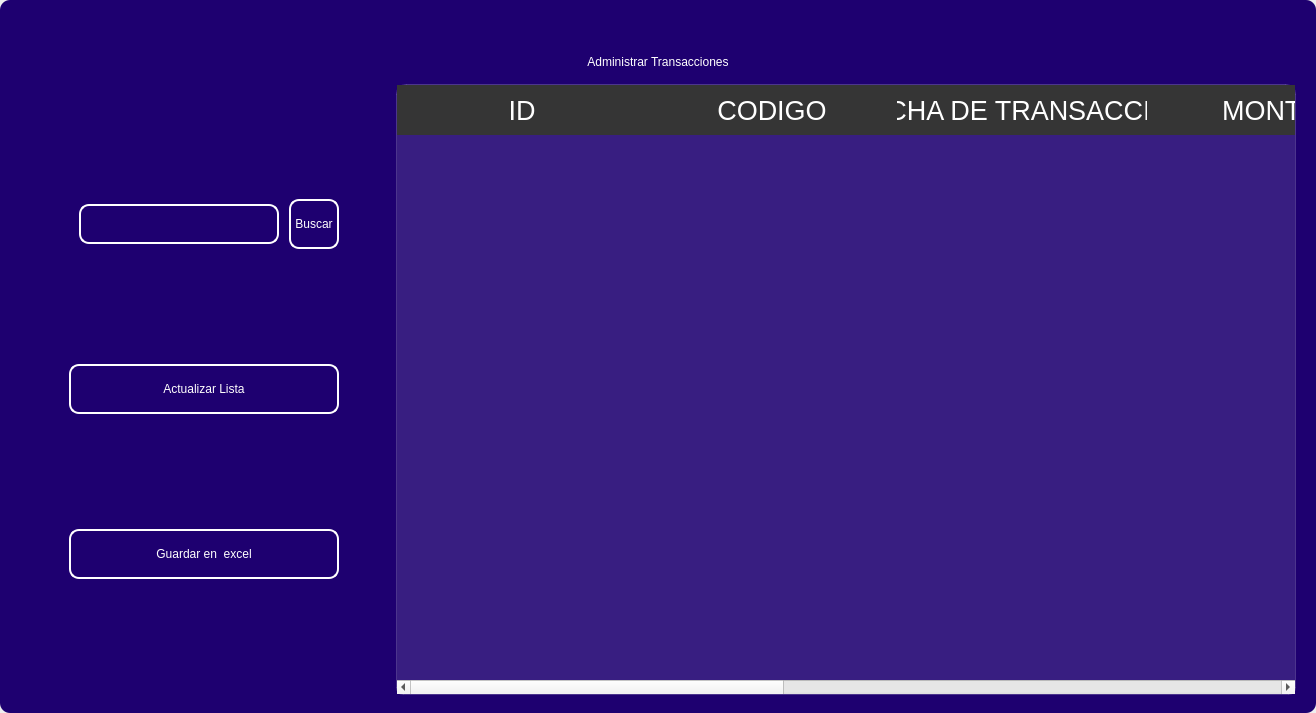
<?xml version="1.0" encoding="UTF-8"?>
<ui version="4.0">
 <class>MainWindow</class>
 <widget class="QMainWindow" name="MainWindow">
  <property name="geometry">
   <rect>
    <x>0</x>
    <y>0</y>
    <width>1316</width>
    <height>713</height>
   </rect>
  </property>
  <property name="windowTitle">
   <string>MainWindow</string>
  </property>
  <property name="styleSheet">
   <string notr="true"/>
  </property>
  <widget class="QWidget" name="centralwidget">
   <property name="styleSheet">
    <string notr="true"/>
   </property>
   <layout class="QVBoxLayout" name="verticalLayout">
    <property name="spacing">
     <number>0</number>
    </property>
    <property name="leftMargin">
     <number>0</number>
    </property>
    <property name="topMargin">
     <number>0</number>
    </property>
    <property name="rightMargin">
     <number>0</number>
    </property>
    <property name="bottomMargin">
     <number>0</number>
    </property>
    <item>
     <widget class="QFrame" name="frame">
      <property name="enabled">
       <bool>true</bool>
      </property>
      <property name="styleSheet">
       <string notr="true">
QFrame {
border-radius:10px;
background-color:#1E0070;
 }
</string>
      </property>
      <property name="frameShape">
       <enum>QFrame::StyledPanel</enum>
      </property>
      <property name="frameShadow">
       <enum>QFrame::Raised</enum>
      </property>
      <layout class="QVBoxLayout" name="verticalLayout_2">
       <item>
        <widget class="QFrame" name="frame_superior">
         <property name="minimumSize">
          <size>
           <width>0</width>
           <height>40</height>
          </size>
         </property>
         <property name="maximumSize">
          <size>
           <width>16777215</width>
           <height>40</height>
          </size>
         </property>
         <property name="styleSheet">
          <string notr="true">QPushButton{
border-radius:18px;
}

QPushButton:hover{
	background-color: rgb(0, 0, 0);
}
</string>
         </property>
         <property name="frameShape">
          <enum>QFrame::StyledPanel</enum>
         </property>
         <property name="frameShadow">
          <enum>QFrame::Raised</enum>
         </property>
         <layout class="QHBoxLayout" name="horizontalLayout_3">
          <property name="spacing">
           <number>4</number>
          </property>
          <property name="leftMargin">
           <number>0</number>
          </property>
          <property name="topMargin">
           <number>0</number>
          </property>
          <property name="rightMargin">
           <number>0</number>
          </property>
          <property name="bottomMargin">
           <number>0</number>
          </property>
          <item>
           <widget class="QPushButton" name="btn_icon">
            <property name="text">
             <string/>
            </property>
            <property name="iconSize">
             <size>
              <width>40</width>
              <height>40</height>
             </size>
            </property>
           </widget>
          </item>
          <item>
           <spacer name="horizontalSpacer_2">
            <property name="orientation">
             <enum>Qt::Horizontal</enum>
            </property>
            <property name="sizeHint" stdset="0">
             <size>
              <width>443</width>
              <height>20</height>
             </size>
            </property>
           </spacer>
          </item>
          <item>
           <widget class="QPushButton" name="btn_exit">
            <property name="minimumSize">
             <size>
              <width>38</width>
              <height>38</height>
             </size>
            </property>
            <property name="maximumSize">
             <size>
              <width>38</width>
              <height>38</height>
             </size>
            </property>
            <property name="cursor">
             <cursorShape>PointingHandCursor</cursorShape>
            </property>
            <property name="text">
             <string/>
            </property>
            <property name="iconSize">
             <size>
              <width>35</width>
              <height>35</height>
             </size>
            </property>
           </widget>
          </item>
          <item>
           <widget class="QPushButton" name="bt_minimizar">
            <property name="minimumSize">
             <size>
              <width>38</width>
              <height>38</height>
             </size>
            </property>
            <property name="maximumSize">
             <size>
              <width>38</width>
              <height>38</height>
             </size>
            </property>
            <property name="cursor">
             <cursorShape>PointingHandCursor</cursorShape>
            </property>
            <property name="text">
             <string/>
            </property>
            <property name="icon">
             <iconset>
              <normaloff>image/minus.svg</normaloff>image/minus.svg</iconset>
            </property>
            <property name="iconSize">
             <size>
              <width>38</width>
              <height>38</height>
             </size>
            </property>
           </widget>
          </item>
          <item>
           <widget class="QPushButton" name="bt_maximizar">
            <property name="minimumSize">
             <size>
              <width>38</width>
              <height>38</height>
             </size>
            </property>
            <property name="maximumSize">
             <size>
              <width>38</width>
              <height>38</height>
             </size>
            </property>
            <property name="cursor">
             <cursorShape>PointingHandCursor</cursorShape>
            </property>
            <property name="text">
             <string/>
            </property>
            <property name="icon">
             <iconset>
              <normaloff>image/chevron-up.svg</normaloff>image/chevron-up.svg</iconset>
            </property>
            <property name="iconSize">
             <size>
              <width>38</width>
              <height>38</height>
             </size>
            </property>
           </widget>
          </item>
          <item>
           <widget class="QPushButton" name="bt_restaurar">
            <property name="minimumSize">
             <size>
              <width>38</width>
              <height>38</height>
             </size>
            </property>
            <property name="maximumSize">
             <size>
              <width>38</width>
              <height>38</height>
             </size>
            </property>
            <property name="cursor">
             <cursorShape>PointingHandCursor</cursorShape>
            </property>
            <property name="text">
             <string/>
            </property>
            <property name="icon">
             <iconset>
              <normaloff>image/chevron-down.svg</normaloff>image/chevron-down.svg</iconset>
            </property>
            <property name="iconSize">
             <size>
              <width>38</width>
              <height>38</height>
             </size>
            </property>
           </widget>
          </item>
          <item>
           <widget class="QPushButton" name="bt_cerrar">
            <property name="minimumSize">
             <size>
              <width>38</width>
              <height>38</height>
             </size>
            </property>
            <property name="maximumSize">
             <size>
              <width>38</width>
              <height>38</height>
             </size>
            </property>
            <property name="cursor">
             <cursorShape>PointingHandCursor</cursorShape>
            </property>
            <property name="text">
             <string/>
            </property>
            <property name="icon">
             <iconset>
              <normaloff>image/x.svg</normaloff>image/x.svg</iconset>
            </property>
            <property name="iconSize">
             <size>
              <width>38</width>
              <height>38</height>
             </size>
            </property>
           </widget>
          </item>
         </layout>
        </widget>
       </item>
       <item>
        <widget class="QLabel" name="label">
         <property name="styleSheet">
          <string notr="true">font: 30pt &quot;MS Shell Dlg 2&quot;;
color: rgb(255, 255, 255);</string>
         </property>
         <property name="text">
          <string>Administrar Transacciones</string>
         </property>
         <property name="alignment">
          <set>Qt::AlignCenter</set>
         </property>
        </widget>
       </item>
       <item>
        <widget class="QFrame" name="frame_3">
         <property name="minimumSize">
          <size>
           <width>0</width>
           <height>0</height>
          </size>
         </property>
         <property name="frameShape">
          <enum>QFrame::StyledPanel</enum>
         </property>
         <property name="frameShadow">
          <enum>QFrame::Raised</enum>
         </property>
         <layout class="QHBoxLayout" name="horizontalLayout_4">
          <property name="leftMargin">
           <number>9</number>
          </property>
          <property name="topMargin">
           <number>9</number>
          </property>
          <property name="rightMargin">
           <number>9</number>
          </property>
          <item>
           <layout class="QVBoxLayout" name="verticalLayout_4">
            <property name="spacing">
             <number>50</number>
            </property>
            <property name="sizeConstraint">
             <enum>QLayout::SetDefaultConstraint</enum>
            </property>
            <property name="leftMargin">
             <number>50</number>
            </property>
            <property name="topMargin">
             <number>50</number>
            </property>
            <property name="rightMargin">
             <number>50</number>
            </property>
            <property name="bottomMargin">
             <number>50</number>
            </property>
            <item>
             <layout class="QHBoxLayout" name="horizontalLayout">
              <property name="spacing">
               <number>10</number>
              </property>
              <property name="leftMargin">
               <number>10</number>
              </property>
              <property name="topMargin">
               <number>0</number>
              </property>
              <property name="bottomMargin">
               <number>0</number>
              </property>
              <item>
               <widget class="QLineEdit" name="searchtxt">
                <property name="minimumSize">
                 <size>
                  <width>200</width>
                  <height>25</height>
                 </size>
                </property>
                <property name="maximumSize">
                 <size>
                  <width>150</width>
                  <height>40</height>
                 </size>
                </property>
                <property name="styleSheet">
                 <string notr="true">QLabel {
	color: rgb(255, 255, 254);
	font: 12pt &quot;Arial&quot;;
	background-color: rgba(0, 0, 0,0);
}

QTextEdit{
background-color: rgba(0, 0, 0,0);
border-radius:10px; 
font: 12pt &quot;Arial&quot;;
color: rgb(255, 255, 254);
border: 2px solid  rgb(255, 255, 255);

}

QTextEdit:hover{
background-color: rgba(0, 0, 0,0);
border-radius:10px; 
font: 12pt &quot;Arial&quot;;
border: 2px solid  rgb(120, 0, 171);
}

QTextEdit:focus{
background-color: rgb(0, 0, 0);
border-radius:10px; 
font: 12pt &quot;Arial&quot;;
border: 2px solid rgb(120, 0, 171);
}

QLineEdit{
background-color: rgba(0, 0, 0,0);
border-radius:10px; 
font: 12pt &quot;Arial&quot;;
color: rgb(255, 255, 254);
border: 2px solid  rgb(255, 255, 255);

}

QLineEdit:hover{
background-color: rgba(0, 0, 0,0);
border-radius:10px; 
font: 12pt &quot;Arial&quot;;
border: 2px solid  rgb(120, 0, 171);
}

QLineEdit:focus{
background-color: rgb(0, 0, 0);
border-radius:10px; 
font: 12pt &quot;Arial&quot;;
border: 2px solid rgb(120, 0, 171);
}

QCheckBox{
	font: 12pt &quot;Arial&quot;;
	color: rgb(255, 255, 255);
}

QCheckBox::indicator {
    width: 18px;
    height:18px;
}

QCheckBox::indicator:unchecked {
   background-image: url(image/square.svg);
}

QCheckBox::indicator:checked {
   background-image: url(image/check-square.svg);
}

QPushButton{
border-radius:10px; 
font: 12pt &quot;Arial&quot;;
color: rgb(255, 255, 254);
border: 2px solid #ffffff;
}

QPushButton:hover{
border-radius:10px; 
font: 12pt &quot;Arial&quot;;
color: rgb(255, 255, 255);
border: 2px solid rgb(120, 0, 171);
	background-color: rgb(120, 0, 171);
}
</string>
                </property>
               </widget>
              </item>
              <item>
               <widget class="QPushButton" name="btn_search">
                <property name="sizePolicy">
                 <sizepolicy hsizetype="Minimum" vsizetype="Fixed">
                  <horstretch>0</horstretch>
                  <verstretch>0</verstretch>
                 </sizepolicy>
                </property>
                <property name="minimumSize">
                 <size>
                  <width>0</width>
                  <height>15</height>
                 </size>
                </property>
                <property name="maximumSize">
                 <size>
                  <width>100</width>
                  <height>50</height>
                 </size>
                </property>
                <property name="cursor">
                 <cursorShape>PointingHandCursor</cursorShape>
                </property>
                <property name="styleSheet">
                 <string notr="true">QPushButton{
border-radius:10px; 
font: 12pt &quot;Arial&quot;;
color: rgb(255, 255, 254);
border: 2px solid #ffffff;
}

QPushButton:hover{
border-radius:10px; 
font: 12pt &quot;Arial&quot;;
color: rgb(255, 255, 255);
border: 2px solid rgb(120, 0, 171);
	background-color: rgb(120, 0, 171);
}</string>
                </property>
                <property name="text">
                 <string>Buscar</string>
                </property>
               </widget>
              </item>
             </layout>
            </item>
            <item>
             <widget class="QPushButton" name="btn_get">
              <property name="minimumSize">
               <size>
                <width>50</width>
                <height>40</height>
               </size>
              </property>
              <property name="maximumSize">
               <size>
                <width>300</width>
                <height>50</height>
               </size>
              </property>
              <property name="cursor">
               <cursorShape>PointingHandCursor</cursorShape>
              </property>
              <property name="styleSheet">
               <string notr="true">QPushButton{
border-radius:10px; 
font: 12pt &quot;Arial&quot;;
color: rgb(255, 255, 254);
border: 2px solid #ffffff;
}

QPushButton:hover{
border-radius:10px; 
font: 12pt &quot;Arial&quot;;
color: rgb(255, 255, 255);
border: 2px solid rgb(120, 0, 171);
	background-color: rgb(120, 0, 171);
}</string>
              </property>
              <property name="text">
               <string>Actualizar Lista</string>
              </property>
              <property name="iconSize">
               <size>
                <width>35</width>
                <height>35</height>
               </size>
              </property>
             </widget>
            </item>
            <item>
             <widget class="QPushButton" name="btn_excel">
              <property name="minimumSize">
               <size>
                <width>10</width>
                <height>40</height>
               </size>
              </property>
              <property name="maximumSize">
               <size>
                <width>300</width>
                <height>50</height>
               </size>
              </property>
              <property name="cursor">
               <cursorShape>PointingHandCursor</cursorShape>
              </property>
              <property name="styleSheet">
               <string notr="true">QPushButton{
border-radius:10px; 
font: 12pt &quot;Arial&quot;;
color: rgb(255, 255, 254);
border: 2px solid #ffffff;
}

QPushButton:hover{
border-radius:10px; 
font: 12pt &quot;Arial&quot;;
color: rgb(255, 255, 255);
border: 2px solid rgb(120, 0, 171);
	background-color: rgb(120, 0, 171);
}</string>
              </property>
              <property name="text">
               <string>Guardar en  excel</string>
              </property>
              <property name="iconSize">
               <size>
                <width>35</width>
                <height>35</height>
               </size>
              </property>
             </widget>
            </item>
           </layout>
          </item>
          <item>
           <widget class="QTableWidget" name="table_transaction">
            <property name="minimumSize">
             <size>
              <width>900</width>
              <height>0</height>
             </size>
            </property>
            <property name="maximumSize">
             <size>
              <width>700</width>
              <height>16777215</height>
             </size>
            </property>
            <property name="styleSheet">
             <string notr="true">QTableView {
	background-color: rgba(255, 255, 255, 30); 	
	border: 1px solid rgba(255,255,255,40);
	border-bottom-right-radius: 7px; 
	border-bottom-left-radius: 7px; 
	color: white;
	font: 15pt &quot;MS Shell Dlg 2&quot;;
}

QHeaderView::section {
background-color: rgb(53, 53, 53);
color: white;
border: none;
height: 50px;
font-size: 20pt;
}

QTableView::item {
    border-style: none;
    border-bottom: 1px solid rgba(255,255,255,50);
    padding-left: auto;
    padding-right: auto;
}

QTableView::item:selected{
	border: none;
	color: rgb(255, 255, 255);
    background-color: rgba(255, 255, 255, 50);
}
</string>
            </property>
            <property name="lineWidth">
             <number>1</number>
            </property>
            <property name="editTriggers">
             <set>QAbstractItemView::NoEditTriggers</set>
            </property>
            <attribute name="horizontalHeaderDefaultSectionSize">
             <number>250</number>
            </attribute>
            <column>
             <property name="text">
              <string>ID</string>
             </property>
            </column>
            <column>
             <property name="text">
              <string>CODIGO</string>
             </property>
            </column>
            <column>
             <property name="text">
              <string>FECHA DE TRANSACCION</string>
             </property>
            </column>
            <column>
             <property name="text">
              <string>MONTO</string>
             </property>
            </column>
            <column>
             <property name="text">
              <string>TIPO</string>
             </property>
            </column>
            <column>
             <property name="text">
              <string>ENTIDAD</string>
             </property>
            </column>
            <column>
             <property name="text">
              <string>TIPO DE PAGO</string>
             </property>
            </column>
           </widget>
          </item>
         </layout>
        </widget>
       </item>
      </layout>
     </widget>
    </item>
   </layout>
  </widget>
 </widget>
 <resources/>
 <connections/>
</ui>
